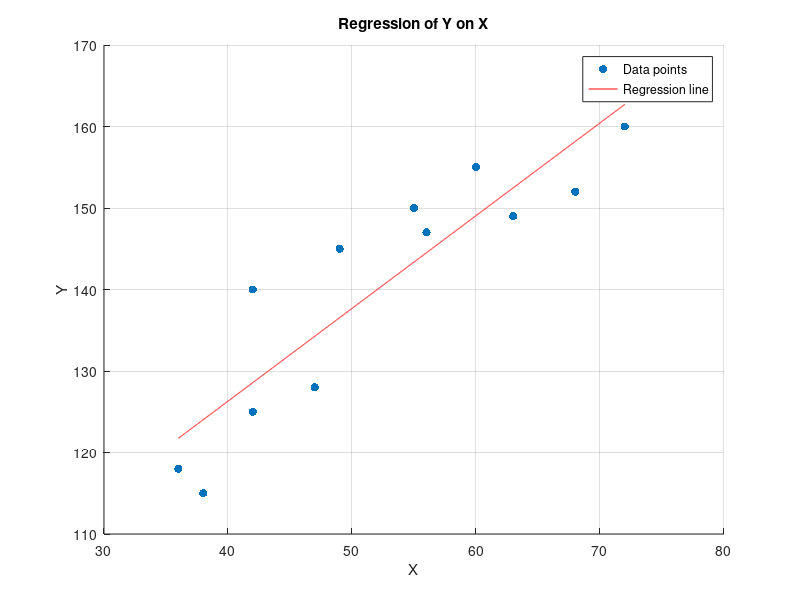

This chart was generated by the following MATLAB code:
% NAME: ADITYA BARMAN
% ROLL: 002320601024
% PROBLEM 10. Regression of Y on X (with plot)


clc, clearvars, close all

X = [56 42 72 36 63 47 55 49 38 42 68 60];
Y = [147 125 160 118 149 128 150 145 115 140 152 155];

n = length(X);
X_sq = X .^ 2;
Y_sq = Y .^ 2;
XY = zeros(1, n);

for i = 1:n
    XY(i) = X(i) * Y(i);
end

X_sum = 0;
Y_sum = 0;
X_sq_sum = 0;
Y_sq_sum = 0;
XY_sum = 0;

for j = 1:n
    X_sum = X_sum + X(j);
    Y_sum = Y_sum + Y(j);
    X_sq_sum = X_sq_sum + X_sq(j);
    Y_sq_sum = Y_sq_sum + Y_sq(j);
    XY_sum = XY_sum + XY(j);
end

a_num = (n * XY_sum) - (X_sum * Y_sum);
a_denom = (n * X_sq_sum) - (X_sum ^ 2);

b_num = (Y_sum * X_sq_sum) - (X_sum * XY_sum);
b_denom = (n * X_sq_sum) - (X_sum ^ 2);

a_eqn = a_num / a_denom;
b_eqn = b_num / b_denom;

fprintf('The regression equation is Y = %.2fX + %.2f\n', a_eqn, b_eqn);

%
% Plotting the data points
scatter(X, Y, 'filled');
hold on;

% Plotting the regression line
x_line = min(X):0.01:max(X);
y_line = a_eqn * x_line + b_eqn;
plot(x_line, y_line, 'r');

% Formatting the plot
xlabel('X');
ylabel('Y');
title('Regression of Y on X');
legend('Data points', 'Regression line');
grid on;
hold off;



% ==================== OUTPUT =================

% The regression equation is Y = 1.14X + 80.78

% =============================================